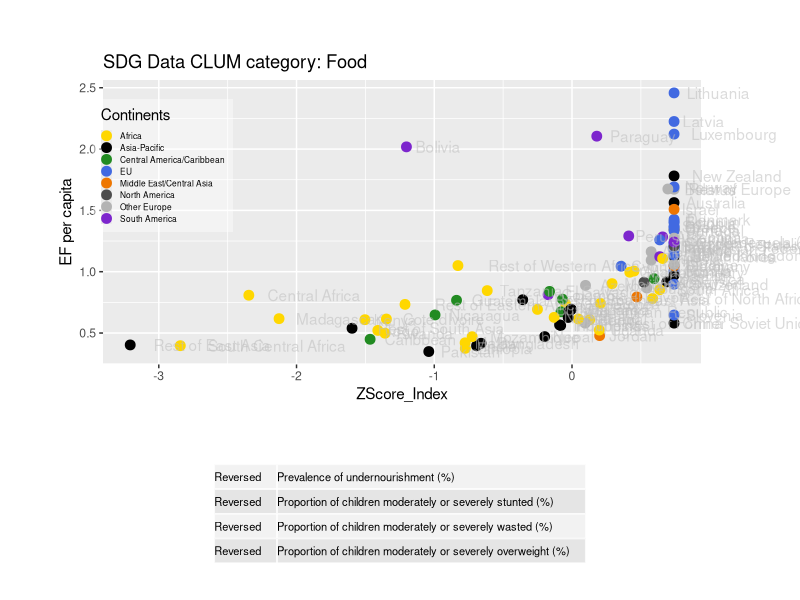
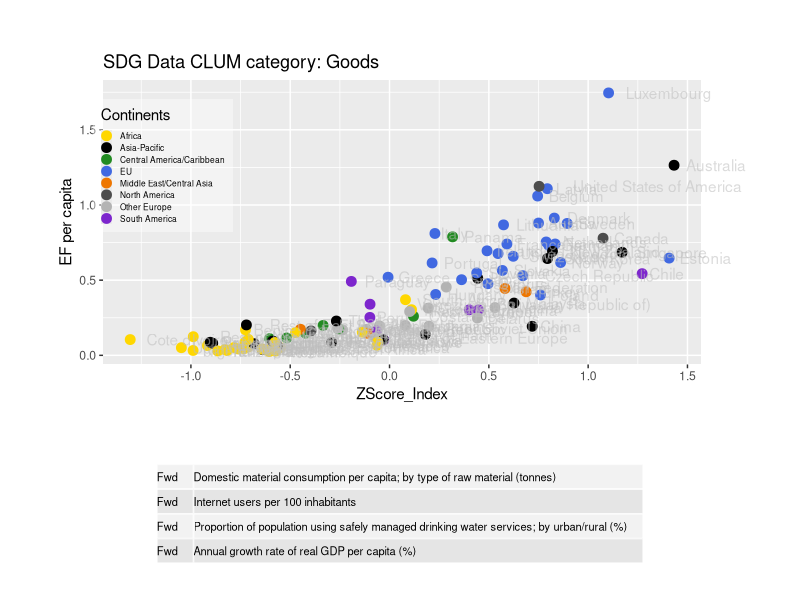
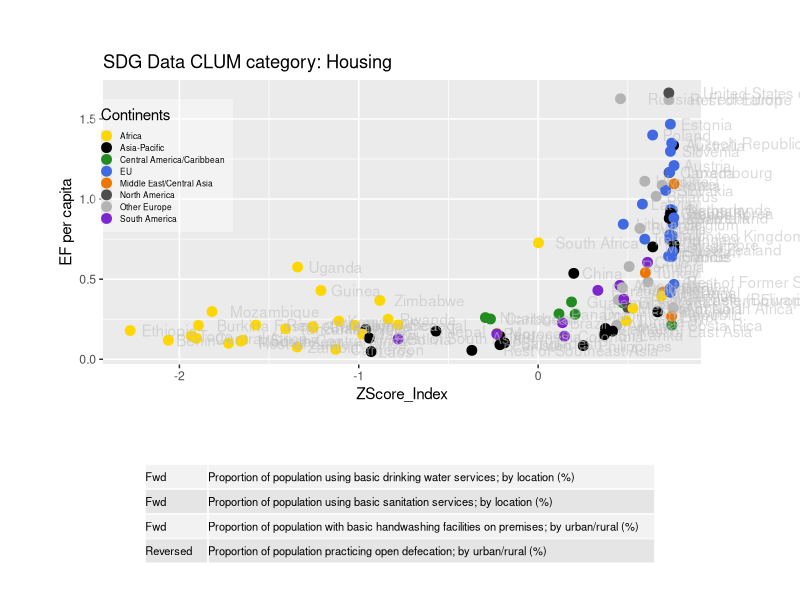

Recreate these plots in R, in order. (Note: this script raises an error after producing the figures.)
library(ggplot2)
library(grid)
library(gridExtra)

"Set the minimum QScore to be included in the data"
QScoreMin <- 4

#Pull the data from csv files
EFWBData <- read.csv("NFA_WB_2017_CLUM.csv")
EFSDGData <- read.csv("2017_GTAPCLUM_SDG.csv")
IndicatorsDownloaded <- read.csv("WBIndicatorsDLed.csv")
SDGIndicatorsDownloaded <- read.csv("SDGIndicatorsDownloaded.csv")

#Pull the data from csv files
# EFWBData <- read.csv("./GFN_Data_Visualization/ScatterVisuals/NFA_WB_2017_CLUM.csv")
# EFSDGData <- read.csv("./GFN_Data_Visualization/ScatterVisuals/NFA_SDG_2017_CLUM.csv")
# IndicatorsDownloaded <- read.csv("./GFN_Data_Visualization/ScatterVisuals/IndicatorsDownloaded.csv")
# SDGIndicatorsDownloaded <- read.csv("./GFN_Data_Visualization/ScatterVisuals/SDGIndicatorsDownloaded.csv")

#color.codes<-as.character(c("#3399FF", "#FF0000", "#000000"))

#subet data by year and QScore to plot
Year = 2011
EFWBData11 <- subset(EFWBData, (EFWBData$year == Year & EFWBData$QScore > QScoreMin))
EFSDGData11 <- subset(EFSDGData,(EFSDGData$year == Year & EFSDGData$QScore > QScoreMin))

EFWBData11.Food <- subset(EFWBData11, EFWBData11$clum7_name == "Food")
EFWBData11.Goods <- subset(EFWBData11, EFWBData11$clum7_name == "Goods")
EFWBData11.Government <- subset(EFWBData11, EFWBData11$clum7_name == "Government")
EFWBData11.Housing <- subset(EFWBData11, EFWBData11$clum7_name == "Housing")
EFWBData11.PersonalTransportation <- subset(EFWBData11, EFWBData11$clum7_name == "Personal Transportation")
EFWBData11.Services <- subset(EFWBData11, EFWBData11$clum7_name == "Services")

EFSDGData11.Food <- subset(EFSDGData11, EFSDGData11$clum7_name == "Food")
EFSDGData11.Goods <- subset(EFSDGData11, EFSDGData11$clum7_name == "Goods")
EFSDGData11.Government <- subset(EFSDGData11, EFSDGData11$clum7_name == "Government")
EFSDGData11.GrossFixedCapitalFormation <- subset(EFSDGData11, EFSDGData11$clum7_name == "Gross Fixed Capital Formation")
EFSDGData11.Housing <- subset(EFSDGData11, EFSDGData11$clum7_name == "Housing")
EFSDGData11.PersonalTransportation <- subset(EFSDGData11, EFSDGData11$clum7_name == "Personal Transportation")
EFSDGData11.Services <- subset(EFSDGData11, EFSDGData11$clum7_name == "Services")

if (file.exists("Plots")){print("Plots directory already exists")
} else {
  dir.create("Plots/")
}


plotfunc <- function(data, title, CLUMcat, IndDL, height1, height2){
  myColors <-   c("gold","black", "forestgreen", "royalblue", "darkorange2", "grey30", "grey70", "purple3")
  names(myColors) <- levels(data$Continents)
  colScale <- scale_colour_manual(name = "Continents",values = myColors)
  p <- ggplot(data, aes(ZScore_Index, total , colour = Continents)) +
    geom_point(size = 3) +
    geom_text(label = data$GTAP_name,hjust=-.2, alpha=0.55, colour="grey") +
    colScale +
    labs(title = paste(title,"CLUM category:",data$clum7_name), y = "EF per capita") +
    theme(plot.margin = unit(c(1,2,1,1),"cm"), legend.position = c(.1,.7),
          legend.text = element_text(colour="black", size=6),
          legend.key.size = unit(.05,"cm"),
          legend.background = element_rect(fill=alpha ("white",0.4))) 
  gt <- ggplot_gtable(ggplot_build(p)) 
  gt$layout$clip[gt$layout$name == "panel"] <- "off" 
  
  
  tb <- tableGrob(cbind(as.character(IndDL[,5][IndDL$CLUM==CLUMcat]),
                        stringr::str_wrap(as.character(IndDL[,3][IndDL$CLUM==CLUMcat]),160)),
                  theme = ttheme_default(base_size=8,
                                         core = list(fg_params=list(hjust=0, x=0))))
  # tb <- tableGrob(cbind(subset(IndDL[,5],IndDL$CLUM==CLUMcat),subset(IndDL[,3],IndDL$CLUM==CLUMcat)),
  #                 theme = ttheme_default(base_size=8,
  #                                        core = list(fg_params=list(hjust=0, x=0))))
  # 
  plotname <- paste("Plots/",deparse(substitute(data)),".pdf", sep ="")
  pdf(plotname,width=12,height=9, onefile = FALSE)
  dev.off
  grid.newpage()
  grid.arrange(gt, tb, nrow=2, heights = c(height1, height2), vp=viewport(width=0.95, height=0.95))
  dev.off()
}

# change if no pause(waitlength) between charts wanted
peruse <- "no"
waitlength <- 1
pause <- function (secs){
  if (peruse=="yes"){Sys.sleep(secs)
  } else {
  }
}

#Plot and output all SDG Indicators 
plotfunc(EFSDGData11.Food,"SDG Data", "Food", SDGIndicatorsDownloaded, 1.5, .5)
pause(waitlength)
plotfunc(EFSDGData11.Goods,"SDG Data", "Goods",SDGIndicatorsDownloaded, 1.5, .5)
pause(waitlength)
plotfunc(EFSDGData11.Housing,"SDG Data", "Housing", SDGIndicatorsDownloaded, 1.5, .5)
pause(waitlength)
plotfunc(EFSDGData11.Services,"SDG Data", "Services", SDGIndicatorsDownloaded, 1.5, .5)
pause(waitlength)
try(plotfunc(EFSDGData11.PersonalTransportation,"SDG Data", "Transport", SDGIndicatorsDownloaded, 1.5, .5))
pause(waitlength)
plotfunc(EFSDGData11.Government,"SDG Data", "Government", SDGIndicatorsDownloaded, 1.5, .5)
pause(waitlength)
plotfunc(EFSDGData11.GrossFixedCapitalFormation,"SDG Data", "GFCF", SDGIndicatorsDownloaded, 1.5, .5)
pause(waitlength)

#Plot and output all WB Indicators
plotfunc(EFWBData11.Food,"World Bank Data", "Food",IndicatorsDownloaded, 1.5, .5)
pause(waitlength)
#Added manual line to IndicatorsDownloaded for WBGoods to work with function
plotfunc(EFWBData11.Goods,"World Bank Data", "Goods", IndicatorsDownloaded, 1.5, .5)
pause(waitlength)
plotfunc(EFWBData11.Services,"World Bank Data", "Services",IndicatorsDownloaded, 1, .8)
pause(waitlength)
plotfunc(EFWBData11.Housing,"World Bank Data", "Housing",IndicatorsDownloaded, 1.5, .5)
pause(waitlength)
plotfunc(EFWBData11.PersonalTransportation,"World Bank Data", "Personal Transportation",IndicatorsDownloaded, 1.5, .5)
pause(waitlength)
plotfunc(EFWBData11.Government,"World Bank Data", "Government",IndicatorsDownloaded, 1, 1)
pause(waitlength)
